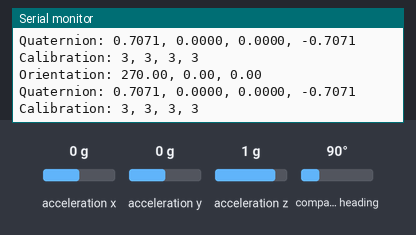
Simulated run of this sketch. Board: ESP32. On the bench: the last lines printed to the serial monitor. Inputs (shaded band) come from the test bench; at power-on: compass heading 90°, acceleration x 0 g, acceleration y 0 g, acceleration z 1 g.

Above: at 2.8 s.
2.9 s: compass heading set to 352°
At 3.05 s:
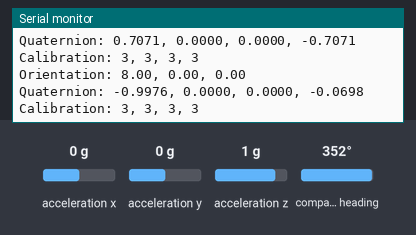
5.9 s: acceleration x set to -1.4 g
At 6.16 s:
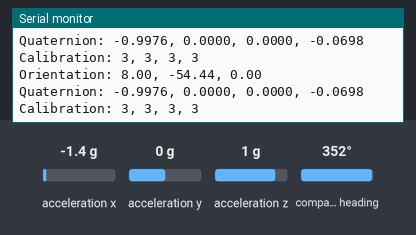
8.9 s: acceleration x set to 0.8 g
At 9.16 s:
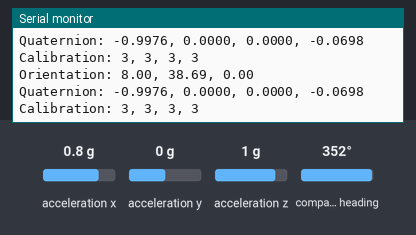
11.9 s: acceleration y set to -1.4 g
At 12.14 s:
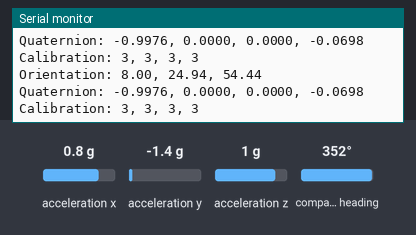
14.9 s: acceleration z set to -1.4 g
At 15.15 s:
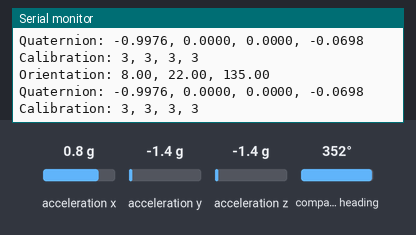
Timing chart, 0 to 17.9 s (numbered marks = the images above; inputs shaded):
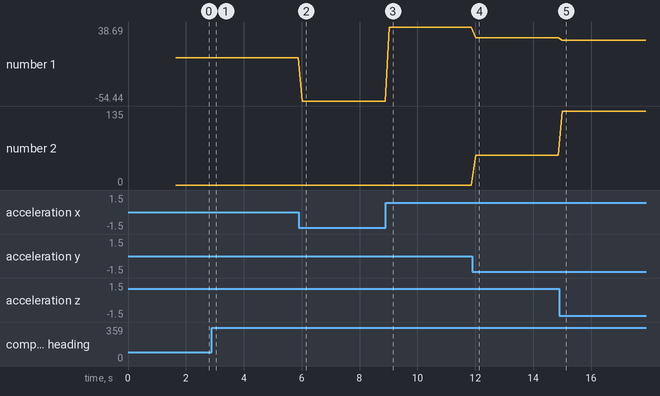

The sketch:

BNO055_Webserial_3d.ino
```cpp
#include <Wire.h>
#include <Adafruit_Sensor.h>
#include <Adafruit_BNO055.h>
#include <utility/imumaths.h>

/* Returns the IMU data as both a euler angles and quaternions as the WebSerial
   3D Model viewer at https://adafruit-3dmodel-viewer.glitch.me/ expects.

   This driver uses the Adafruit unified sensor library (Adafruit_Sensor),
   which provides a common 'type' for sensor data and some helper functions.

   To use this driver you will also need to download the Adafruit_Sensor
   library and include it in your libraries folder.

   You should also assign a unique ID to this sensor for use with
   the Adafruit Sensor API so that you can identify this particular
   sensor in any data logs, etc.  To assign a unique ID, simply
   provide an appropriate value in the constructor below (12345
   is used by default in this example).

   Connections
   ===========
   Connect SCL to analog 5
   Connect SDA to analog 4
   Connect VDD to 3.3-5V DC
   Connect GROUND to common ground

   History
   =======
   2020/JUN/01  - First release (Melissa LeBlanc-Williams)
*/

/* Set the delay between fresh samples */
#define BNO055_SAMPLERATE_DELAY_MS (100)

// Check I2C device address and correct line below (by default address is 0x29 or 0x28)
//                                   id, address
Adafruit_BNO055 bno = Adafruit_BNO055(55, 0x28);

/**************************************************************************/
/*
    Displays some basic information on this sensor from the unified
    sensor API sensor_t type (see Adafruit_Sensor for more information)
*/
/**************************************************************************/
void displaySensorDetails(void)
{
  sensor_t sensor;
  bno.getSensor(&sensor);
  Serial.println("------------------------------------");
  Serial.print  ("Sensor:       "); Serial.println(sensor.name);
  Serial.print  ("Driver Ver:   "); Serial.println(sensor.version);
  Serial.print  ("Unique ID:    "); Serial.println(sensor.sensor_id);
  Serial.print  ("Max Value:    "); Serial.print(sensor.max_value); Serial.println(" xxx");
  Serial.print  ("Min Value:    "); Serial.print(sensor.min_value); Serial.println(" xxx");
  Serial.print  ("Resolution:   "); Serial.print(sensor.resolution); Serial.println(" xxx");
  Serial.println("------------------------------------");
  Serial.println("");
  delay(500);
}

/**************************************************************************/
/*
    Arduino setup function (automatically called at startup)
*/
/**************************************************************************/
void setup(void)
{
  Serial.begin(9600);
  Serial.println("WebSerial 3D Firmware"); Serial.println("");

  /* Initialise the sensor */
  if(!bno.begin())
  {
    /* There was a problem detecting the BNO055 ... check your connections */
    Serial.print("Ooops, no BNO055 detected ... Check your wiring or I2C ADDR!");
    while(1);
  }

  delay(1000);

  /* Use external crystal for better accuracy */
  bno.setExtCrystalUse(true);

  /* Display some basic information on this sensor */
  displaySensorDetails();
}

/**************************************************************************/
/*
    Arduino loop function, called once 'setup' is complete (your own code
    should go here)
*/
/**************************************************************************/
void loop(void)
{
  /* Get a new sensor event */
  sensors_event_t event;
  bno.getEvent(&event);

  /* Board layout:
         +----------+
         |         *| RST   PITCH  ROLL    YAW
     ADR |*        *| SCL
     INT |*        *| SDA     ^            /->
     PS1 |*        *| GND     |            |
     PS0 |*        *| 3VO     Y    Z-->    \-X
         |         *| VIN
         +----------+
  */

  /* The WebSerial 3D Model Viewer expects data as heading, pitch, roll */
  Serial.print(F("Orientation: "));
  Serial.print(360 - (float)event.orientation.x);
  Serial.print(F(", "));
  Serial.print((float)event.orientation.y);
  Serial.print(F(", "));
  Serial.print((float)event.orientation.z);
  Serial.println(F(""));

  /* The WebSerial 3D Model Viewer also expects data as roll, pitch, heading */
  imu::Quaternion quat = bno.getQuat();

  Serial.print(F("Quaternion: "));
  Serial.print((float)quat.w(), 4);
  Serial.print(F(", "));
  Serial.print((float)quat.x(), 4);
  Serial.print(F(", "));
  Serial.print((float)quat.y(), 4);
  Serial.print(F(", "));
  Serial.print((float)quat.z(), 4);
  Serial.println(F(""));

  /* Also send calibration data for each sensor. */
  uint8_t sys, gyro, accel, mag = 0;
  bno.getCalibration(&sys, &gyro, &accel, &mag);
  Serial.print(F("Calibration: "));
  Serial.print(sys, DEC);
  Serial.print(F(", "));
  Serial.print(gyro, DEC);
  Serial.print(F(", "));
  Serial.print(accel, DEC);
  Serial.print(F(", "));
  Serial.print(mag, DEC);
  Serial.println(F(""));

  delay(BNO055_SAMPLERATE_DELAY_MS);
}
```

Measured:
- after the input at 2.9 s, the serial monitor: prints a new line at once (image 1)
- after the input at 5.9 s, the serial monitor: prints a new line after 0.12 s (image 2)
- after the input at 8.9 s, the serial monitor: prints a new line after 0.13 s (image 3)
- after the input at 11.9 s, the serial monitor: prints a new line after 0.11 s (image 4)
- after the input at 14.9 s, the serial monitor: prints a new line after 0.11 s (image 5)
- plotted number 1: 0 → -54.44 after the input at 5.9 s, -54.44 → 38.69 after the input at 8.9 s, 38.69 → 24.94 after the input at 11.9 s, 24.94 → 22 after the input at 14.9 s
- plotted number 2: 0 → 54.44 after the input at 11.9 s, 54.44 → 135 after the input at 14.9 s
